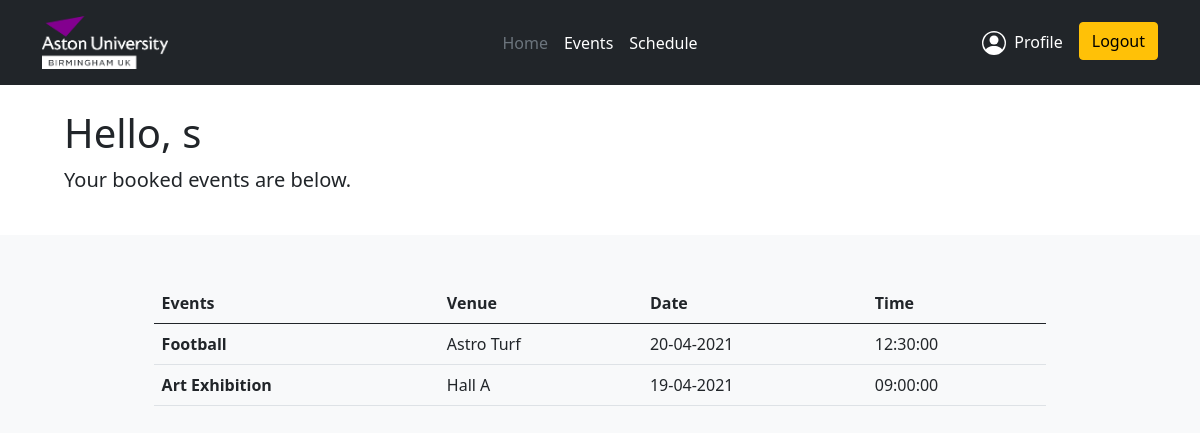
The app's page /website/profile.php (signed in) with its own data.
### tables this page shows
CREATE TABLE `user` (
  `id` int(11) NOT NULL,
  `email` varchar(25) NOT NULL,
  `password` varchar(256) NOT NULL,
  `first_name` varchar(50) NOT NULL,
  `last_name` varchar(50) NOT NULL
);

CREATE TABLE `events` (
  `eventID` int(11) NOT NULL,
  `typeID` int(11) NOT NULL,
  `name` varchar(50) NOT NULL,
  `description` text NOT NULL,
  `time` time NOT NULL,
  `organiser` varchar(50) NOT NULL,
  `venue` varchar(50) NOT NULL,
  `contact` varchar(50) NOT NULL,
  `image` varchar(50) NOT NULL,
  `dates` date NOT NULL,
  `likes` int(11) NOT NULL
);

### website/profile.php (the view, shortened to what this page needs)
<!DOCTYPE html>
<html lang="en" xmlns="http://www.w3.org/1999/xhtml">
<head>
    <link href="https://cdn.jsdelivr.net/npm/bootstrap@5.0.0-beta3/dist/css/bootstrap.min.css" rel="stylesheet" />
    <link href="css/profile.css" rel="stylesheet" />
</head>
<body class="bg-light">
    <?php
        include("php/header.php")
    ?>
    <?php
        include_once("connectdb.php");
        try {
            $fname = $db->prepare("SELECT first_name FROM user WHERE email = ?");
            $fname->execute(array($_SESSION['username']));
            $fname = $fname->fetch();
        } catch (PDOException $ex) {
            echo $ex;
        }
    ?>
    <div class="d-flex w-100 h-100 px-5 py-4 flex-column bg-white">
        <main class="px-3">
            <h1>Hello, <?= $fname["first_name"] ?> </h1>
            <p class="lead">Your booked events are below.</p>
        </main>
    </div>
    <div class="container">
        <div class="d-flex flex-wrap justify-content-center py-5">
            <table class="table p-1">
                <thead>
                    <tr>
                        <th scope="col">Events</th>
                        <th scope="col">Venue</th>
                        <th scope="col">Date</th>
                        <th scope="col">Time</th>
                    </tr>
                </thead>
                <tbody id="eventList">
                    <?php
                        include_once("connectdb.php");
                        try {
                            $userid = $db->prepare("SELECT id FROM user WHERE email = ?");
                            $userid->execute(array($_SESSION['username']));
                            $userid = $userid->fetch();
                            $qry = $db->prepare("SELECT events.name, events.dates, events.time, events.venue FROM bookings INNER JOIN events ON bookings.eventID=events.eventID WHERE bookings.userID = :userid ");
                            $qry->bindParam(':userid', $userid["id"], PDO::PARAM_STR, 64);
                            $qry->execute();
                            if ($qry->rowCount() > 0){
                                foreach ($qry as $row){
                                ?>
                                    <tr>
                                        <td> <b> <?= $row["name"] ?> </b> </td>
                                        <td> <?= $row["venue"] ?> </td>
                                        <td> <?= date("d-m-Y", strtotime($row["dates"])) ?> </td>
                                        <td> <?= $row["time"] ?> </td>
                                    </tr>
                                <?php
                                }
                            } else {
                            ?>
                                <h3> You have no bookings </h3>
                            <?php
                            }
                        } catch (PDOException $ex) {
                            echo $ex;
                        }
                    ?>
                </tbody>
            </table>
        </div>
    </div>
</body>
</html>

### website/css/profile.css (style rules this page uses)
table { max-width: 80%; }

### records on screen
user: first_name "s"
events: name "Football", venue "Astro Turf", dates "20-04-2021", time "12:30:00"
events: name "Art Exhibition", venue "Hall A", dates "19-04-2021", time "09:00:00"
